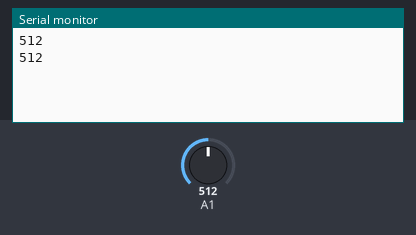
Bench run of a sketch on a simulated Arduino Uno, built with avr-gcc and run on an emulated ATmega328P. Parts: the last lines printed to the serial monitor. The test bench sets the inputs (shaded band); at power-on: A1 = 512.

Above: at 1.8 s.
1.9 s: A1 set to 716
At 2.8 s:
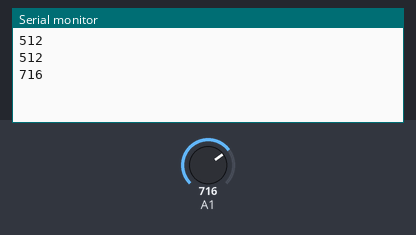
3.4 s: A1 set to 900
At 4.8 s:
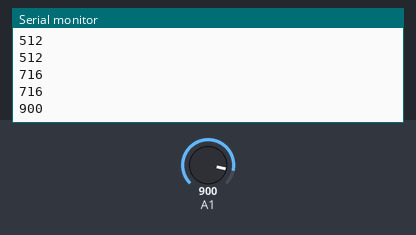
Timing chart, 0 to 6.4 s (numbered marks = the images above; inputs shaded):
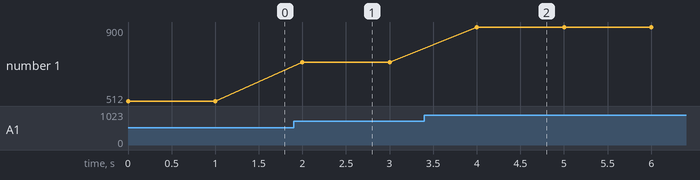

Measured:
- after the input at 1.9 s, the serial monitor: prints a new line after 0.10 s (image 1)
- after the input at 3.4 s, the serial monitor: prints a new line after 0.60 s (image 2)
- plotted number 1: 512 → 716 after the input at 1.9 s, 716 → 900 after the input at 3.4 s

The sketch:

Light.ino
```cpp
/*
Project: Grove Light Sensor Lesson
Programmer: Shahrulnizam Mat Rejab
Board: Arduino Uno
Last Modified: 9 November 2016
Website: http://shahrulnizam.com
*/

int light;

void setup()
{
Serial.begin(9600);
pinMode(A1,INPUT);
}

void loop()
{
light=analogRead(A1);
Serial.println(light);
delay(1000);

}
```
